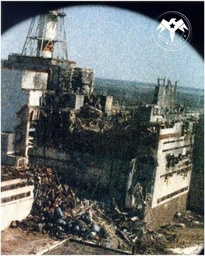
#> input picture images/noisy.jpg, 205 x 256 px, shrunk from 1024 x 1280 before the run, found by its file name
$ jupyter execute sampleFilter.ipynb
#> lines starting #> are read from the running program, lines starting #| are printed output that depends on the picture
#> further down, ORIGINAL_IMAGE is the input picture: shape (256, 205, 3); mean B, G, R 107.3, 108.4, 103.6
### Utils/filter.py
import numpy as np
import cv2


def low_pass_filter(image, filter_size:int = 3):

    if len(image.shape) <3:
        ValueError("your image must be in RGB color space!")
    img = image
    new_img= np.zeros((img.shape[0], img.shape[1], 3))

    filter_=  np.ones((filter_size, filter_size))
    mod= filter_size**2

    for i in range(filter_.shape[0]//2, new_img.shape[0]-filter_.shape[0]//2):
        for j in range(filter_.shape[1]//2, new_img.shape[1]-filter_.shape[1]//2):

            x1= i-filter_.shape[0]//2
            x2= x1+ filter_.shape[0]
            y1= j- filter_.shape[1]//2
            y2= y1+ filter_.shape[1]

            arr0= img[ x1:x2 , y1:y2, 0]
            arr1= img[ x1:x2 , y1:y2, 1 ]
            arr2= img[ x1:x2 , y1:y2, 2 ]

            new_img[i][j][0]= int(np.dot(np.ravel(arr0), np.ravel(filter_).T )//mod)
            new_img[i][j][1]= int(np.dot(np.ravel(arr1), np.ravel(filter_).T )//mod)
            new_img[i][j][2]= int(np.dot(np.ravel(arr2), np.ravel(filter_).T )//mod)
    return np.array(new_img, dtype= 'uint8')

def high_pass_filter(image, filter_size:int = 3):
    img = image
    new_img= np.zeros((img.shape[0], img.shape[1], 3))

    filter_=  -1* np.ones((filter_size, filter_size))
    mod= filter_size**2
    filter_[filter_size//2][filter_size//2]= mod- 1


    for i in range(filter_.shape[0]//2, new_img.shape[0]-filter_.shape[0]//2):
        for j in range(filter_.shape[1]//2, new_img.shape[1]-filter_.shape[1]//2):

            x1= i-filter_.shape[0]//2
            x2= x1+ filter_.shape[0]
            y1= j- filter_.shape[1]//2
            y2= y1+ filter_.shape[1]

            arr0= img[ x1:x2 , y1:y2, 0]
            arr1= img[ x1:x2 , y1:y2, 1 ]
            arr2= img[ x1:x2 , y1:y2, 2 ]

            new_img[i][j][0]= int(np.dot(np.ravel(arr0), np.ravel(filter_).T )//mod)
            new_img[i][j][1]= int(np.dot(np.ravel(arr1), np.ravel(filter_).T )//mod)
            new_img[i][j][2]= int(np.dot(np.ravel(arr2), np.ravel(filter_).T )//mod)

            if new_img[i][j][0]<0:
                new_img[i][j][0]= 0
            elif new_img[i][j][0]> 255:
                new_img[i][j][0]= 255

            if new_img[i][j][1]<0:
                new_img[i][j][1]= 0
            elif new_img[i][j][1]> 255:
                new_img[i][j][1]= 255

            if new_img[i][j][2]<0:
                new_img[i][j][2]= 0
            elif new_img[i][j][2]> 255:
                new_img[i][j][2]= 255

    return np.array(new_img, dtype= 'uint8')

def high_boost_filter(image, filter_size:int = 3, const: int = 5):
    img = image
    new_img= np.zeros((img.shape[0], img.shape[1], 3))

    filter_=  -1*np.ones((filter_size, filter_size))
    mod= filter_size**2
    filter_[filter_size//2][filter_size//2]= (mod-1)*const


    for i in range(filter_.shape[0]//2, new_img.shape[0]-filter_.shape[0]//2):
        for j in range(filter_.shape[1]//2, new_img.shape[1]-filter_.shape[1]//2):

            x1= i-filter_.shape[0]//2
            x2= x1+ filter_.shape[0]
            y1= j- filter_.shape[1]//2
            y2= y1+ filter_.shape[1]

            arr0= img[ x1:x2 , y1:y2, 0]
            arr1= img[ x1:x2 , y1:y2, 1 ]
            arr2= img[ x1:x2 , y1:y2, 2 ]

            new_img[i][j][0]= np.dot(np.ravel(arr0), np.ravel(filter_).T )/mod
            new_img[i][j][1]= np.dot(np.ravel(arr1), np.ravel(filter_).T )/mod
            new_img[i][j][2]= np.dot(np.ravel(arr2), np.ravel(filter_).T )/mod

            if new_img[i][j][0]<0:
                new_img[i][j][0]= 0
            elif new_img[i][j][0]> 255:
                new_img[i][j][0]= 255

            if new_img[i][j][1]<0:
                new_img[i][j][1]= 0
            elif new_img[i][j][1]> 255:
                new_img[i][j][1]= 255

            if new_img[i][j][2]<0:
                new_img[i][j][2]= 0
            elif new_img[i][j][2]> 255:
                new_img[i][j][2]= 255

    return np.array(new_img, dtype= 'uint8')

def normal_val(x, y, sig):
    val= ((x**2)+ (y**2))/2.0
    val= val/(sig**2)
    fin_val= np.exp(-val)
    return fin_val


def gaussian_filter(image, filter_size = 3, variance = 0.1) :
    n= filter_size
    sig= np.sqrt(variance)

    img = image

    filter_= [np.array([ 0.0 for i in range(-(n//2), n//2 +1)]) for j in range(-(n//2), n//2 +1)]

    c= 1/normal_val(n//2, n//2, sig)
    for i in range(-(n//2), n//2 +1):
        for j in range(-(n//2), n//2 +1):
            filter_[i+ n//2][j+ n//2]= round(normal_val(i, j, sig)*c, 0)
    filter_= np.array(filter_)

    new_img= np.zeros((img.shape[0], img.shape[1], 3))
    mod= np.sum(filter_)
    for i in range(filter_.shape[0]//2, new_img.shape[0]-filter_.shape[0]//2):
        for j in range(filter_.shape[1]//2, new_img.shape[1]-filter_.shape[1]//2):

            x1= i-filter_.shape[0]//2
            x2= x1+ filter_.shape[0]
            y1= j- filter_.shape[1]//2
            y2= y1+ filter_.shape[1]

            arr0= img[ x1:x2 , y1:y2, 0]
            arr1= img[ x1:x2 , y1:y2, 1 ]
            arr2= img[ x1:x2 , y1:y2, 2 ]

            new_img[i][j][0]= int(np.dot(np.ravel(arr0), np.ravel(filter_).T )//mod)
            new_img[i][j][1]= int(np.dot(np.ravel(arr1), np.ravel(filter_).T )//mod)
            new_img[i][j][2]= int(np.dot(np.ravel(arr2), np.ravel(filter_).T )//mod)

    return np.array(new_img, dtype= 'uint8')


def mean_filter(image, filter_size:int = 3, padding=0):
    padded_image = cv2.copyMakeBorder(image, padding, padding, padding, padding, cv2.BORDER_CONSTANT)
    kernel_size = (filter_size, filter_size)
    return cv2.blur(padded_image, kernel_size)

def median_filter(image, filter_size:int = 3, padding=0):
    padded_image = cv2.copyMakeBorder(image, padding, padding, padding, padding, cv2.BORDER_CONSTANT)
    return cv2.medianBlur(padded_image, filter_size)

def adaptive_filter(image, filter_size = 3, padding=0, maxVal = 255, \
                    adaptiveMethod = cv2.ADAPTIVE_THRESH_GAUSSIAN_C, \
                    thresholdType = cv2.THRESH_BINARY, \
                    borderType = cv2.BORDER_CONSTANT, \
                    C = 1):

#> called with filter_size = 3, padding = 0, maxVal = 255, adaptiveMethod = 1, thresholdType = 0, borderType = 0, C = 1
    imgB, imgG, imgR = cv2.split(image)
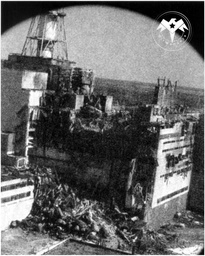
#> imgB: shape (256, 205); min 0, max 255, mean 103.6
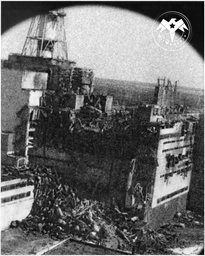
#> imgR: shape (256, 205); min 0, max 255, mean 107.3
    padded_imageB = cv2.copyMakeBorder(imgB, padding, padding, padding, padding, borderType)
    f_b = cv2.adaptiveThreshold(padded_imageB, maxVal, adaptiveMethod, thresholdType, filter_size, C)
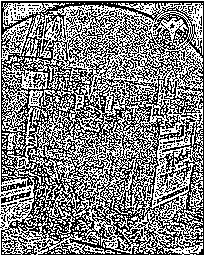
#> f_b: shape (256, 205); 51.5% white; black in thin lines or dots

    padded_imageG = cv2.copyMakeBorder(imgG, padding, padding, padding, padding, borderType)
    f_g = cv2.adaptiveThreshold(padded_imageG, maxVal, adaptiveMethod, thresholdType, filter_size, C)
#> f_g: shape (256, 205); 51.5% white; black in thin lines or dots

    padded_imageR = cv2.copyMakeBorder(imgR, padding, padding, padding, padding, borderType)
    f_r = cv2.adaptiveThreshold(padded_imageR, maxVal, adaptiveMethod, thresholdType, filter_size, C)
#> f_r: shape (256, 205); 51.8% white; black in thin lines or dots

    return cv2.merge([f_b, f_g, f_r])
    # padded_image = cv2.copyMakeBorder(image, padding, padding, padding, padding, cv2.BORDER_CONSTANT)
    # return cv2.adaptiveThreshold(padded_image, 255, cv2.ADAPTIVE_THRESH_MEAN_C, cv2.THRESH_BINARY, filter_size, 2)

### ApplyFilter.py
import cv2
import matplotlib.pyplot as plt

import Utils.showImages as showImg
import Utils.noise as noise
import Utils.filter as filter
from skimage.metrics import structural_similarity as ssim

def applyFilterOnNoisyImage(ORIGINAL_IMAGE, noisyImage):


    img_adaptive = filter.adaptive_filter(image=noisyImage)
    mssim_adaptive, grad = ssim(ORIGINAL_IMAGE,img_adaptive, full=True, win_size = 7, channel_axis=2)
#> mssim_adaptive = 0.192

    img_gaussian = filter.gaussian_filter(image=noisyImage)
    mssim_gaussian, grad = ssim(ORIGINAL_IMAGE,img_gaussian, full=True, win_size = 7, channel_axis=2)
#> mssim_gaussian = 0.977

    img_high_boost = filter.high_boost_filter(image=noisyImage)
#> after the loop in high_boost_filter, `for i in range(filter_.shape[0]//2, new_img.shape[0]-filter_.shape[0]/..`:
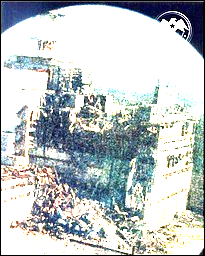
#> new_img: shape (256, 205, 3) float64; mean R, G, B 191.5, 198.3, 199.3
    mssim_high_boost, grad = ssim(ORIGINAL_IMAGE,img_high_boost, full=True, win_size = 7, channel_axis=2)
#> mssim_high_boost = 0.363

    img_high_pass = filter.high_pass_filter(image=noisyImage)
#> after the loop in high_pass_filter, `for i in range(filter_.shape[0]//2, new_img.shape[0]-filter_.shape[0]/..`:
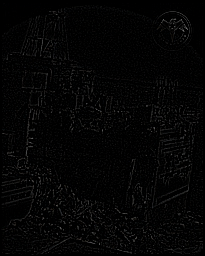
#> new_img: shape (256, 205, 3) float64; mean R, G, B 4.5, 4.4, 4.4
    mssim_high_pass, grad = ssim(ORIGINAL_IMAGE,img_high_pass, full=True, win_size = 7, channel_axis=2)
#> mssim_high_pass = 0.0661

    img_low_pass = filter.low_pass_filter(image=noisyImage)
#> after the loop in low_pass_filter, `for i in range(filter_.shape[0]//2, new_img.shape[0]-filter_.shape[0]/..`:
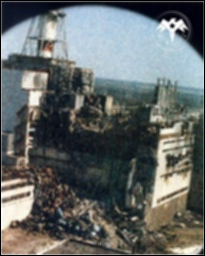
#> new_img: shape (256, 205, 3) float64; mean R, G, B 100.1, 104.8, 103.8
    mssim_low_pass, grad = ssim(ORIGINAL_IMAGE,img_low_pass, full=True, win_size = 7, channel_axis=2)
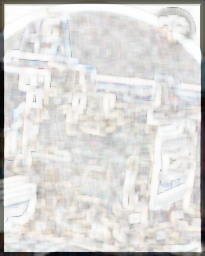
#> grad: shape (256, 205, 3) float64; mean R, G, B 0.723, 0.713, 0.699; drawn with min black and max white
#> mssim_low_pass = 0.773

    img_mean = filter.mean_filter(image=noisyImage)
    mssim_mean, grad = ssim(ORIGINAL_IMAGE,img_mean, full=True, win_size = 7, channel_axis=2)
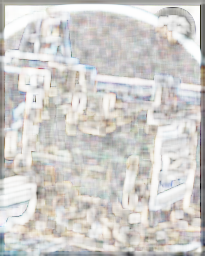
#> grad: shape (256, 205, 3) float64; mean R, G, B 0.785, 0.776, 0.763; drawn with min black and max white
#> mssim_mean = 0.789

    img_median = filter.median_filter(image=noisyImage)
#> in median_filter, `return cv2.medianBlur(padded_image, filter_size)`:
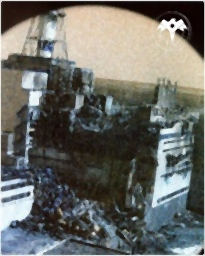
#> returned value: shape (256, 205, 3); mean of channels 0, 1, 2 103.1, 107.9, 106.8; drawn as B, G, R
    mssim_median, grad = ssim(ORIGINAL_IMAGE,img_median, full=True, win_size = 7, channel_axis=2)
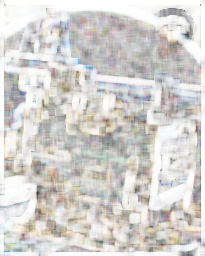
#> grad: shape (256, 205, 3) float64; mean R, G, B 0.835, 0.826, 0.814
#> mssim_median = 0.817


    showImg.show_mult_img(3, 3, [ORIGINAL_IMAGE, noisyImage, img_adaptive, img_gaussian, img_high_boost, img_high_pass, img_low_pass, img_mean, img_median],\
        ['ORIGINAL IMAGE','Noisy Image',\
            f'Adaptive filter (SSIM: {mssim_adaptive:.3f})',\
            f'Gaussian filter (SSIM: {mssim_gaussian:.3f})',\
            f'High boost filter (SSIM: {mssim_high_boost:.3f})',\
            f'High pass filter (SSIM: {mssim_high_pass:.3f})',\
            f'Low pass filter (SSIM: {mssim_low_pass:.3f})',\
            f'Mean filter (SSIM: {mssim_mean:.3f})',\
            f'Median filter (SSIM: {mssim_median:.3f})'])

### Utils/showImages.py
import cv2
import matplotlib.pyplot as plt

# [4 lines left out: function show_img_cv, not called in this run]

def show_img_plt(img, c_map ='gray', dpi=100, fig_hight=8, fig_width=6, vmin=0, vmax=255):
    plt.figure(figsize=(fig_hight, fig_width), dpi=dpi)
    plt.imshow(img, cmap=c_map, vmin=vmin, vmax=vmax)


# [4 lines left out: function display_hist_plt, not called in this run]

def show_mult_img(rows, columns, img_names, img_titles, vmin=0, vmax=255):
#> called with rows = 3, columns = 3, vmin = 0, vmax = 255
    fig = plt.figure(figsize=(15, 17), dpi=100)
    for i in range(len(img_names)):
        fig.add_subplot(rows, columns, i+1)
        plt.imshow(img_names[i], cmap='gray', vmin=vmin, vmax=vmax)
        plt.axis('off')
        plt.title(img_titles[i])
#> this loop made 9 passes


### sampleFilter.ipynb
[cell 1]
import cv2
import matplotlib.pyplot as plt

import Utils.showImages as showImg
import Utils.filter as filter
import ApplyFilter as af

[cell 2]
IMAGE_PATH = 'images\\noisy.jpg'
ORIGINAL_IMAGE = cv2.imread(IMAGE_PATH)
image = cv2.cvtColor(ORIGINAL_IMAGE, cv2.COLOR_BGR2RGB)

showImg.show_img_plt(image)

[cell 3]
af.applyFilterOnNoisyImage(image, image)

$ run again, with images/Vehid.jpg copied over images/noisy.jpg
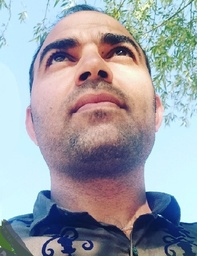
#> input picture images/Vehid.jpg, 197 x 256 px, shrunk from 475 x 617 before the run, found by its file name
#> ORIGINAL_IMAGE is the input picture: shape (256, 197, 3); mean B, G, R 168.6, 160.2, 157.4
#> in adaptive_filter, `f_b = cv2.adaptiveThreshold(padded_imageB, maxVal, adaptiveMethod, thr..`:
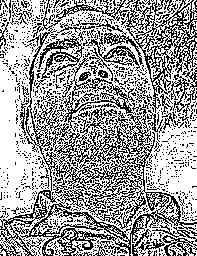
#> f_b: shape (256, 197); 62.4% white; black in thin lines or dots
#> f_g: shape (256, 197); 62.8% white; black in thin lines or dots
#> f_r: shape (256, 197); 63.1% white; black in thin lines or dots
#> mssim_adaptive = 0.164
#> mssim_gaussian = 0.984
#> mssim_high_boost = 0.412
#> mssim_high_pass = 0.0187
#> mssim_low_pass = 0.865
#> mssim_mean = 0.879
#> in applyFilterOnNoisyImage, `mssim_median, grad = ssim(ORIGINAL_IMAGE,img_median, full=True, win_si..`:
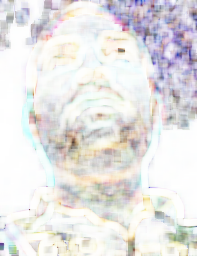
#> grad: shape (256, 197, 3) float64; mean R, G, B 0.905, 0.899, 0.897
#> mssim_median = 0.901
#> the loop in show_mult_img, `for i in range(len(img_names)):` made 9 passes

$ run again, with images/arad.jpg copied over images/noisy.jpg
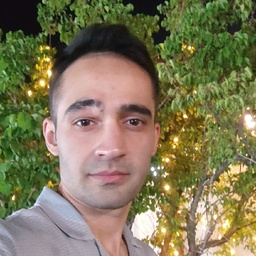
#> input picture images/arad.jpg, 256 x 256 px, shrunk from 800 x 800 before the run, found by its file name
#> ORIGINAL_IMAGE is the input picture: shape (256, 256, 3); mean B, G, R 87.3, 119.5, 127
#> f_b: shape (256, 256); 55.5% white; black in thin lines or dots
#> f_g: shape (256, 256); 55.5% white; black in thin lines or dots
#> f_r: shape (256, 256); 55.4% white; black in thin lines or dots
#> mssim_adaptive = 0.156
#> mssim_gaussian = 0.99
#> mssim_high_boost = 0.326
#> mssim_high_pass = 0.0376
#> mssim_low_pass = 0.865
#> mssim_mean = 0.873
#> in applyFilterOnNoisyImage, `mssim_median, grad = ssim(ORIGINAL_IMAGE,img_median, full=True, win_si..`:
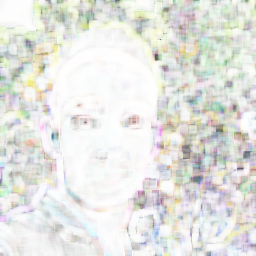
#> grad: shape (256, 256, 3) float64; mean R, G, B 0.899, 0.902, 0.886
#> mssim_median = 0.896
#> the loop in show_mult_img, `for i in range(len(img_names)):` made 9 passes
